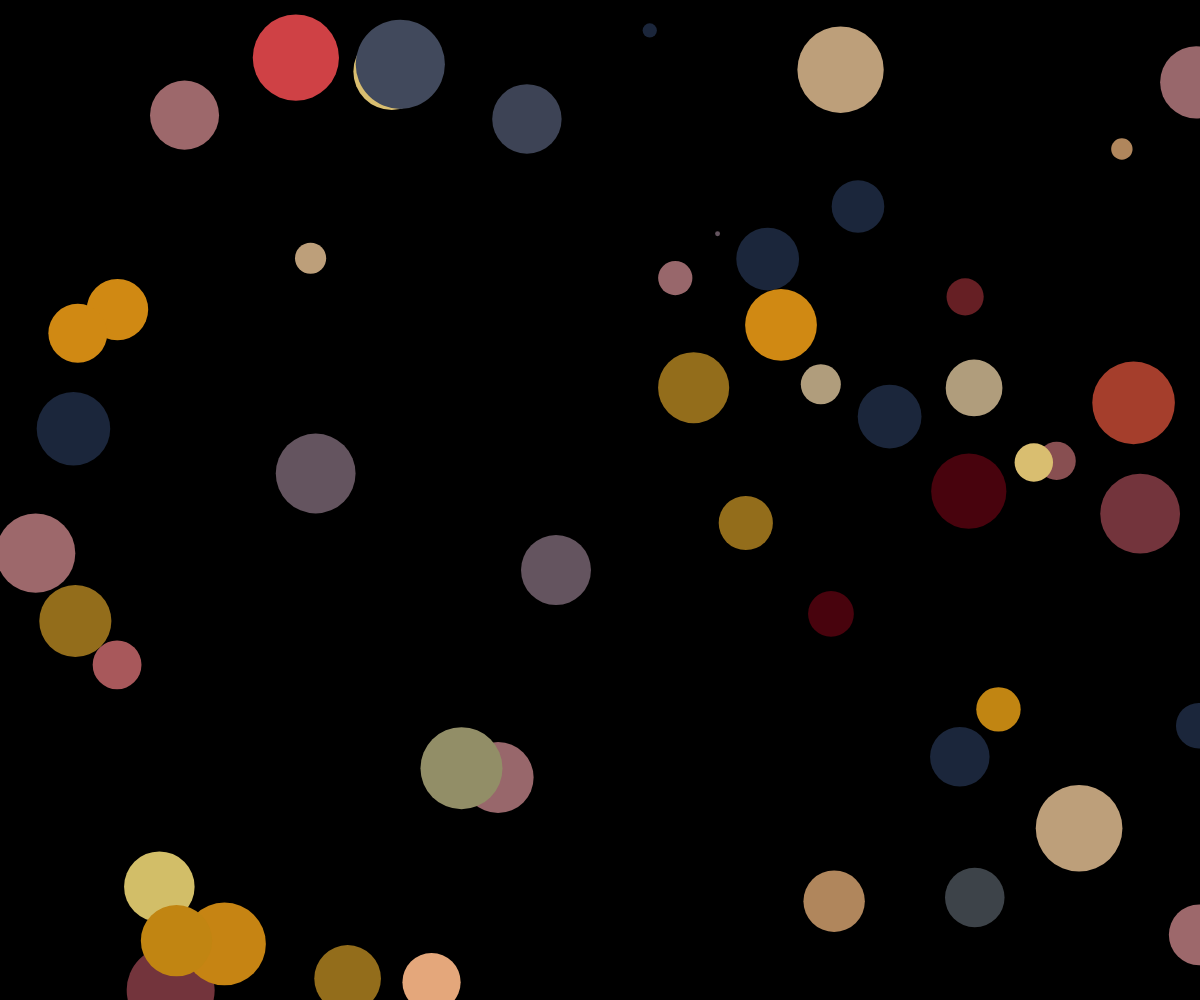
Frame 1 (no input)
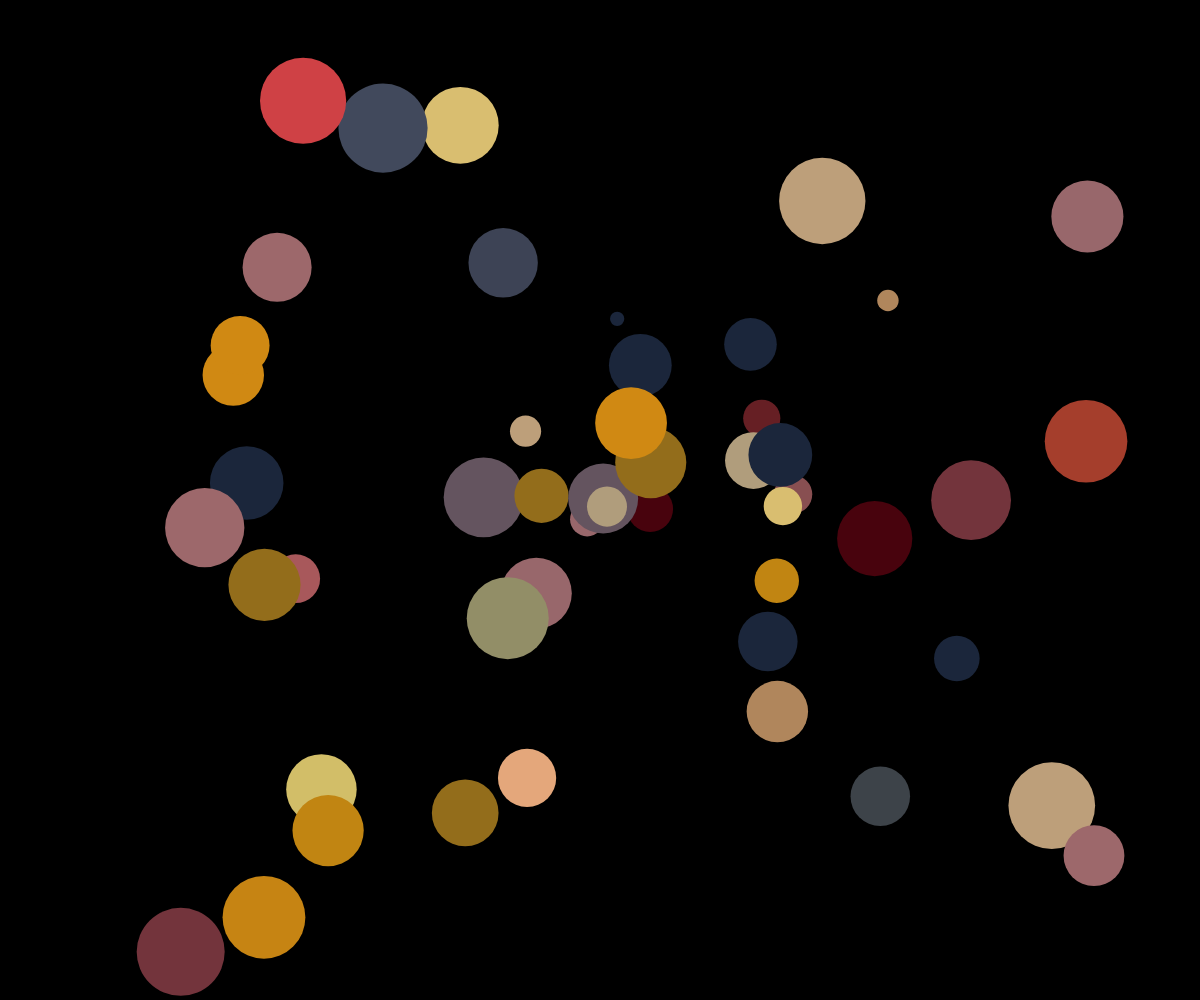
Frame 60 (no input)
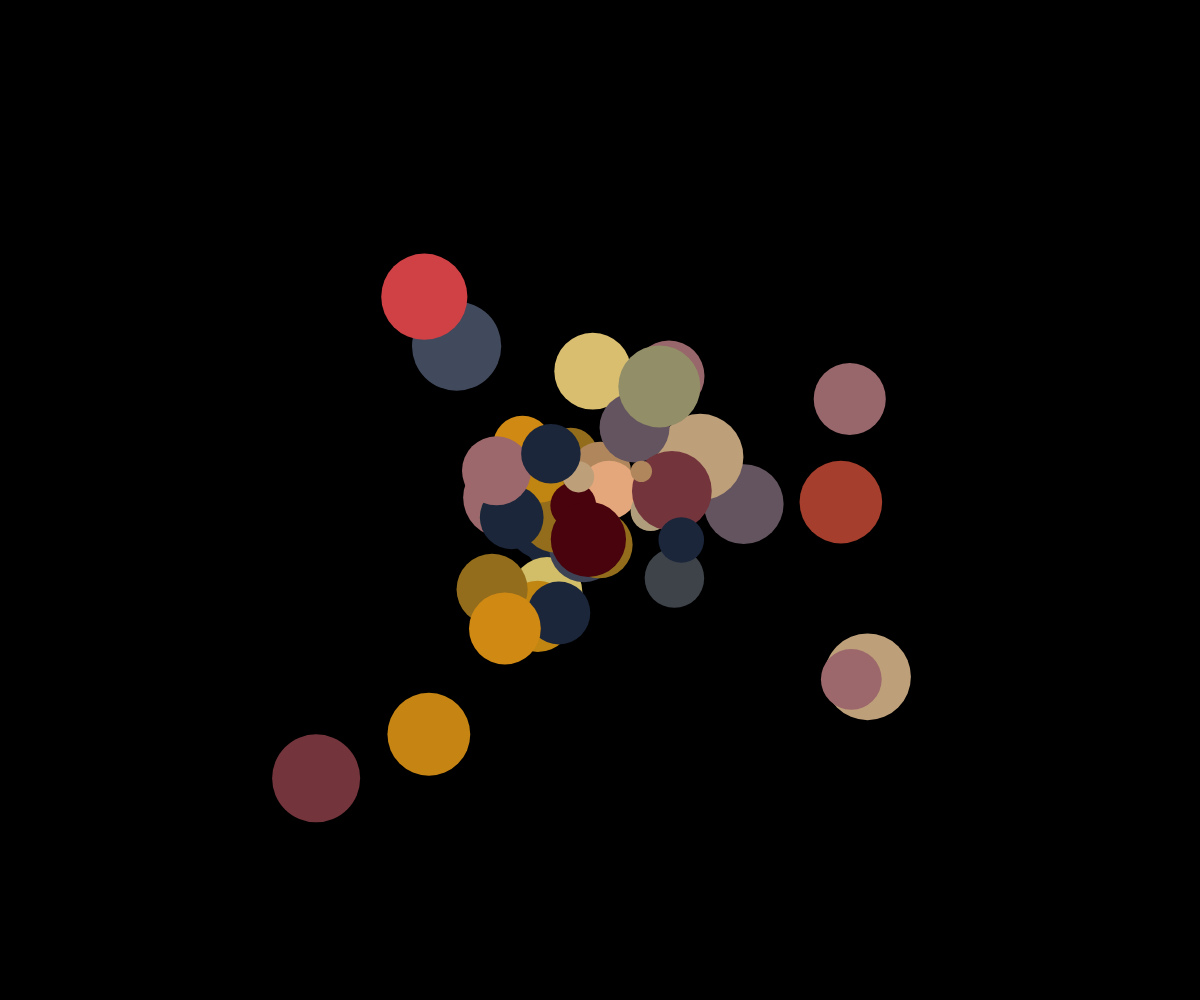
Frame 120 (the mouse pressed at the canvas centre since frame 60)

The p5.js sketch that drew these frames (run headless with seeded random() and noise() and a simulated clock; from frame 60 on, the mouse is pressed at the canvas centre):

// p5.js sketch
// ── sketch.js
let particles=[];
let attractor;
let colors = ['#9d686b' ,'#3d4355' ,'#c18512' ,'#c68413','#d2be68','#a53e2c' ,'#41556d','#cf9f6d','#661f24','#73343c','#aa926e',
'#e4a77b','#a8585b','#b0865c','#cf4145','#3d4349','#d9be70','#1c1734','#48030d' ,'#884f51','#a98214','#98676b','#d08913','#936d1b' ,'#64545f' ,'#64545f','#1b263b','#1b263b' ,'#bf504b' ,'#bd9f7a' ,'#26242f' ,'#b09d7c','#928e67','#a35120','#41495c'];
function setup (){
createCanvas (windowWidth,windowHeight);

attractor=new Attractor ()

for(let i=0; i<50; i++) {
    let x=random(width);
    let y=random (height);
    let col=random(colors);
    let mass=random (0,20)
    particles [i]=new Particles (x,y,color(col),mass);
}

}

function draw (){
background (0);


for (let p of particles){

 p.update();
 p.show();
 attractor.attract(p);
}

}

// ── attractor.js
class Attractor{
 constructor(){
this.pos=createVector (width/2,height/2);
this.EarthMass =50;
this.r=sqrt(this.EarthMass)*20;
this.G=1.7;
    }

show (){
circle(this.pos.x,this.pos.y,this.r*2);
    }
 attract(mover){
let force=p5.Vector.sub(this.pos,mover.pos);
let dSqr=force*force;
dSqr=constrain(dSqr,0,(width,height)); //limit the distance square btn 0 and (width,height);
force.normalize();
let strength=this.G*(this.EarthMass*mover.mass)/dSqr;
force.setMag(strength);
mover.applyForce(force);
    }
}
// ── particles.js

class Particles {
constructor(x,y,col,mass) {
this.pos=createVector(x,y);
this.vel=p5.Vector.random2D();
this.acc=createVector(0,0);
this.col=col;
this.mass=mass;
this.r=sqrt(this.mass)*10;
    }

applyForce(force){
 //force=mass times acceleration
 let f=p5.Vector.div(force,this.mass);
 this.acc.add(f);      
    }
show (){
fill(this.col)
noStroke();
circle(this.pos.x,this.pos.y, this.r*2);
    }
update (){
this.vel.add (this.acc);
this.vel.limit (5);
this.pos.add(this.vel);
this.acc.set(0,0);
    }

}
// ── style.css
body{
    padding: 0;
    margin: 0;
    display: flex;
    box-sizing: border-box;
    }
    
    form {
    position: absolute;
    width: 200px;
    background-color: rgb(200, 26, 232);
    padding-left: 20px;
    
    }
    .input-class{
    display: flex;
    align-items: center;
    margin: 0;

    }
    
     label{
    color:white;
       
     }

     .input-class label {
        margin-right:1px;
      }
   

   #numberOfParticles{
   color: rgb(158, 27, 27);
   font-size: 25px;
     }

    #particle{
     color: rgb(181, 137, 137);
     padding: 4px;

     }
    
